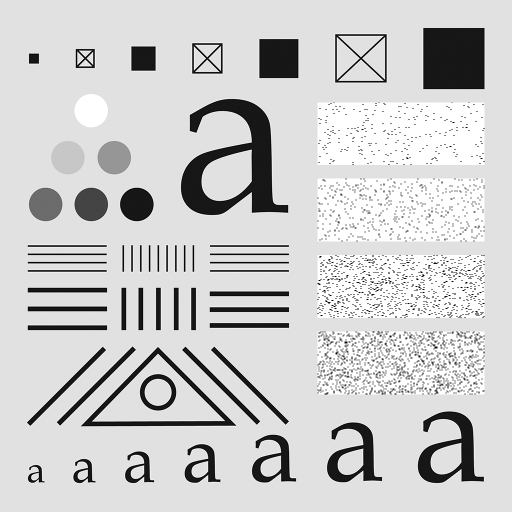
#> input picture pdi/testpattern1024.tif, 1024 x 1024 px (shown at 1/2 size)
$ python generate_examples.py
#> lines starting #> are read from the running program, lines starting #| are printed output that depends on the picture
"""
generate_examples.py
Project #4 – imagePad4e  |  Processamento Digital de Imagens – UFAM 2026

Implements imagePad4e in Python/NumPy (mirrors the MATLAB function),
generates a test-pattern image equivalent to testpattern1024.tif, and saves
all output images used in the report.
"""

import numpy as np
import matplotlib
matplotlib.use('Agg')
import matplotlib.pyplot as plt
import matplotlib.patches as mpatches
from pathlib import Path


# ---------------------------------------------------------------------------
# imagePad4e  –  Python implementation (mirrors the MATLAB .m function)
# ---------------------------------------------------------------------------

def imagePad4e(f, r, c, padtype='zeros'):
    """
    Pad image f with r rows (top/bottom) and c columns (left/right).

    Parameters
    ----------
    f       : ndarray  Input image (H x W) or (H x W x C).
    r       : int      Rows to add above and below.
    c       : int      Columns to add to the left and right.
    padtype : str      'zeros' (default) or 'replicate'.

    Returns
    -------
    g : ndarray  Padded image of shape (H+2r) x (W+2c) [x C].
    """
    if padtype not in ('zeros', 'replicate'):
        raise ValueError("padtype must be 'zeros' or 'replicate'.")

    if f.ndim == 2:
        M, N = f.shape
        ch = 1
        f3 = f[:, :, np.newaxis]
    else:
        M, N, ch = f.shape
        f3 = f

    newM = M + 2 * r
    newN = N + 2 * c
    g3 = np.zeros((newM, newN, ch), dtype=f.dtype)

    # Place original in centre
    g3[r:r+M, c:c+N, :] = f3

    if padtype == 'replicate':
        # Top and bottom horizontal bands (excluding corners)
        g3[:r,       c:c+N, :] = np.tile(f3[0:1,  :,   :], (r, 1, 1))
        g3[r+M:,     c:c+N, :] = np.tile(f3[-1:,  :,   :], (r, 1, 1))
        # Left and right vertical bands (excluding corners)
        g3[r:r+M, :c,       :] = np.tile(f3[:,  0:1,   :], (1, c, 1))
        g3[r:r+M, c+N:,     :] = np.tile(f3[:, -1:,    :], (1, c, 1))
        # Four corners
        g3[:r,   :c,    :] = f3[0,  0,  :][np.newaxis, np.newaxis, :]
        g3[:r,   c+N:,  :] = f3[0,  -1, :][np.newaxis, np.newaxis, :]
        g3[r+M:, :c,    :] = f3[-1, 0,  :][np.newaxis, np.newaxis, :]
        g3[r+M:, c+N:,  :] = f3[-1, -1, :][np.newaxis, np.newaxis, :]

    return g3[:, :, 0] if ch == 1 else g3


# ---------------------------------------------------------------------------
# Build a 512x512 grayscale test pattern (resembles testpattern1024)
# ---------------------------------------------------------------------------

def make_test_pattern(size=512):
    """Create a multi-region grayscale test pattern."""
    img = np.zeros((size, size), dtype=np.uint8)
    half = size // 2
    q = size // 4

    # --- Quadrant 1 (top-left): vertical sinusoidal stripes ----------------
    x = np.linspace(0, 4 * np.pi, half)
    stripe = ((np.sin(x) + 1) / 2 * 255).astype(np.uint8)
    img[:half, :half] = np.tile(stripe, (half, 1))

    # --- Quadrant 2 (top-right): horizontal gray gradient ------------------
    grad = np.linspace(0, 255, half, dtype=np.uint8)
    img[:half, half:] = np.tile(grad[:, np.newaxis], (1, half))

    # --- Quadrant 3 (bottom-left): checkerboard ----------------------------
    cs = size // 32          # cell size in pixels
    for row in range(half, size):
        for col in range(0, half):
            if ((row // cs) + (col // cs)) % 2 == 0:
                img[row, col] = 255

    # --- Quadrant 4 (bottom-right): concentric circles / rings ------------
    cx, cy = 3 * q, 3 * q
    Y, X = np.ogrid[:size, :size]
    dist = np.sqrt((X - cx)**2 + (Y - cy)**2)
    img[half:, half:] = np.clip((np.cos(dist * 0.18) + 1) / 2 * 255, 0, 255
                                 ).astype(np.uint8)[half:, half:]

    # --- Thin white border around each quadrant ----------------------------
    img[half-1:half+1, :] = 200
    img[:, half-1:half+1] = 200

    return img


# ---------------------------------------------------------------------------
# Main
# ---------------------------------------------------------------------------

def main():
    out = Path('images')
    out.mkdir(exist_ok=True)

    # --- Build / load test image -------------------------------------------
    tif_path = Path('testpattern1024.tif')
    if tif_path.exists():
        from PIL import Image
        f = np.array(Image.open(tif_path).convert('L'))
#> f is the input picture: shape (1024, 1024); min 0, max 255, mean 204.4
        print(f'Loaded {tif_path}  shape={f.shape}')
#| Loaded testpattern1024.tif  shape=(1024, 1024)
    else:
        print('testpattern1024.tif not found – generating synthetic test pattern.')
        f = make_test_pattern(512)

    # Save original
    from PIL import Image
    Image.fromarray(f).save(out / 'original.png')

    r, c = 80, 80      # padding sizes

    # --- Apply both pad types -----------------------------------------------
    g_zeros     = imagePad4e(f, r, c, 'zeros')
#> in imagePad4e, `g3[r:r+M, c:c+N, :] = f3`:
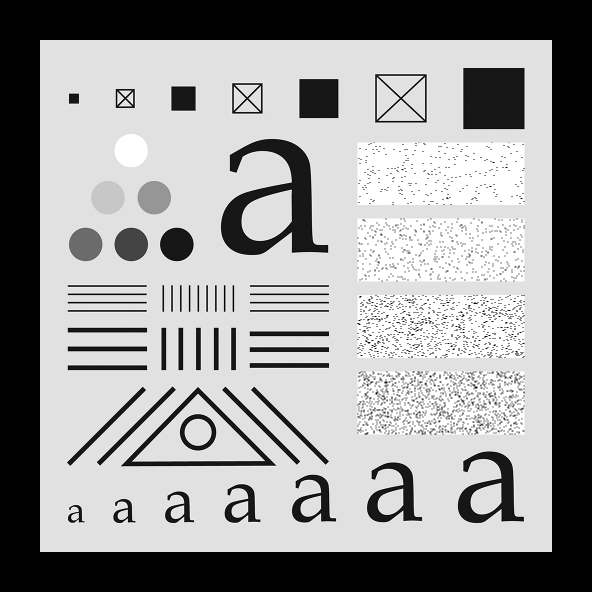
#> g3: shape (1184, 1184, 1) (shown at 1/2 size); min 0, max 255, mean 152.9
    g_replicate = imagePad4e(f, r, c, 'replicate')
#> call 2 of imagePad4e, with r = 80, c = 80, padtype = 'replicate'
#> in imagePad4e (call 2), `g3[r+M:, c+N:,  :] = f3[-1, -1, :][np.newaxis, np.newaxis, :]`:
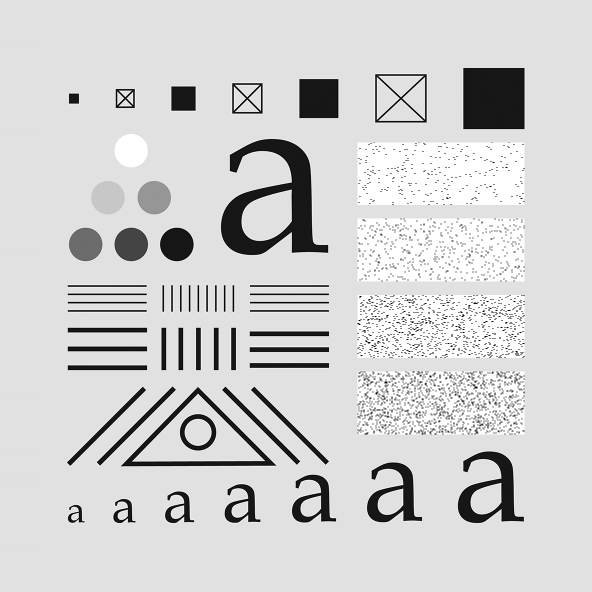
#> g3: shape (1184, 1184, 1) (shown at 1/2 size); min 0, max 255, mean 209.6

    Image.fromarray(g_zeros).save(out / 'zeros_padded.png')
    Image.fromarray(g_replicate).save(out / 'replicate_padded.png')

    # --- Figure 1: side-by-side comparison ----------------------------------
    fig, axes = plt.subplots(1, 3, figsize=(14, 5))
    titles = [
        f'(a) Original\n{f.shape[0]}×{f.shape[1]}',
        f'(b) Zero Padding\n{g_zeros.shape[0]}×{g_zeros.shape[1]}',
        f'(c) Replicate Padding\n{g_replicate.shape[0]}×{g_replicate.shape[1]}',
    ]
    for ax, img, title in zip(axes, [f, g_zeros, g_replicate], titles):
        ax.imshow(img, cmap='gray', vmin=0, vmax=255)
        ax.set_title(title, fontsize=12)
        ax.axis('off')
#> this loop made 3 passes

    # Draw red rectangle to show padding region
    for ax, img in zip(axes[1:], [g_zeros, g_replicate]):
        H, W = img.shape
        rect = mpatches.Rectangle((c-0.5, r-0.5), W-2*c, H-2*r,
                                   linewidth=2, edgecolor='red',
                                   facecolor='none', linestyle='--')
        ax.add_patch(rect)
#> this loop made 2 passes
#> (H, W) on passes 1 to 2: (1184, 1184), (1184, 1184)

    fig.suptitle('Project #4 – imagePad4e: padding comparison (r=c=80)',
                 fontsize=13, fontweight='bold', y=1.01)
    fig.tight_layout()
    fig.savefig(out / 'comparison.png', dpi=150, bbox_inches='tight')
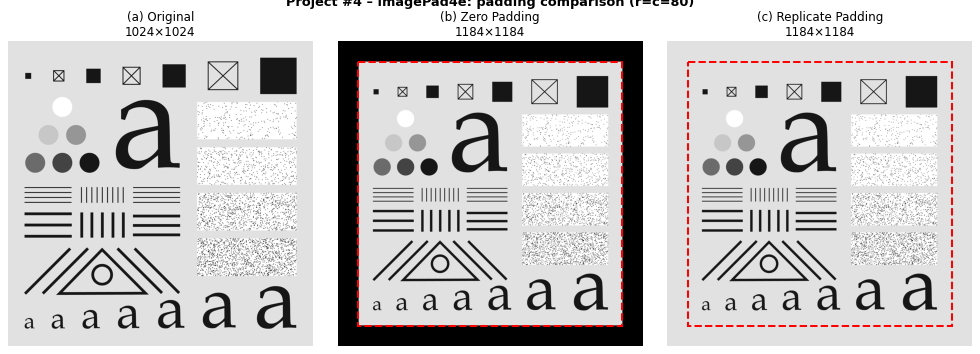
#> figure drawn by matplotlib, 3 panels
    plt.close(fig)

    # --- Figure 2: detail crop showing padding border -----------------------
    crop_r = slice(r-30, r+50)
    crop_c = slice(c-30, c+50)

    fig2, axes2 = plt.subplots(1, 2, figsize=(10, 4))
    for ax, img, label in zip(axes2,
                               [g_zeros, g_replicate],
                               ['Zero Padding – border detail',
                                'Replicate Padding – border detail']):
        crop = img[crop_r, crop_c]
        ax.imshow(crop, cmap='gray', vmin=0, vmax=255,
                  interpolation='nearest')
        ax.axhline(30 - 0.5, color='red', linewidth=1.5, linestyle='--',
                   label='Original border')
        ax.axvline(30 - 0.5, color='red', linewidth=1.5, linestyle='--')
        ax.set_title(label, fontsize=11)
        ax.axis('off')
#> this loop made 2 passes
#> label on passes 1 to 2: 'Zero Padding – border detail', 'Replicate Padding – border detail'
#> pass 1, in main, `crop = img[crop_r, crop_c]`:
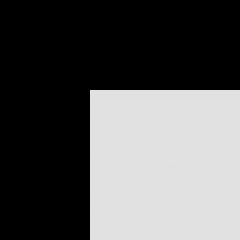
#> crop: shape (80, 80) (shown 3 times larger); min 0, max 225, mean 87.8
#> pass 2, in main, `crop = img[crop_r, crop_c]`:
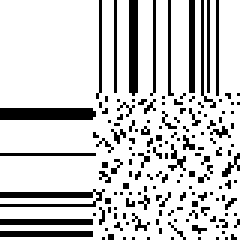
#> crop: shape (80, 80) (shown 3 times larger); values 224 (black) and 225 (white), 80.8% white; black in thin lines or dots

    fig2.suptitle('Border detail (zoomed) – red dashes = original image edge',
                  fontsize=11)
    fig2.tight_layout()
    fig2.savefig(out / 'border_detail.png', dpi=150, bbox_inches='tight')
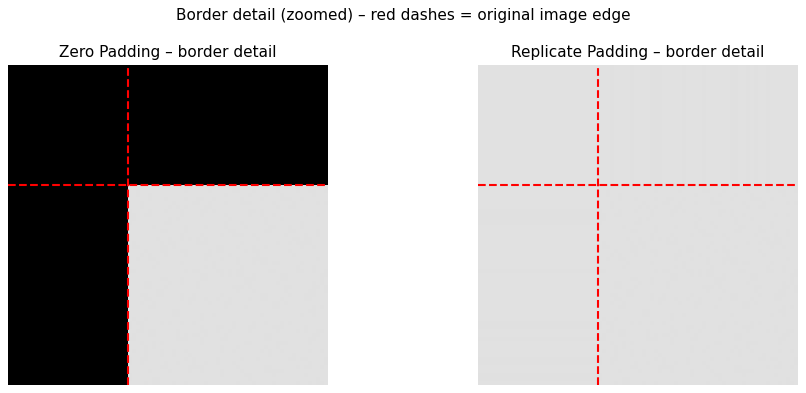
#> figure drawn by matplotlib, 2 panels
    plt.close(fig2)

    print(f'Images saved to {out}/')
    print(f'  original.png       {f.shape}')
#|   original.png       (1024, 1024)
    print(f'  zeros_padded.png   {g_zeros.shape}')
#|   zeros_padded.png   (1184, 1184)
    print(f'  replicate_padded.png {g_replicate.shape}')
#|   replicate_padded.png (1184, 1184)
    print(f'  comparison.png')
    print(f'  border_detail.png')


if __name__ == '__main__':
    main()
